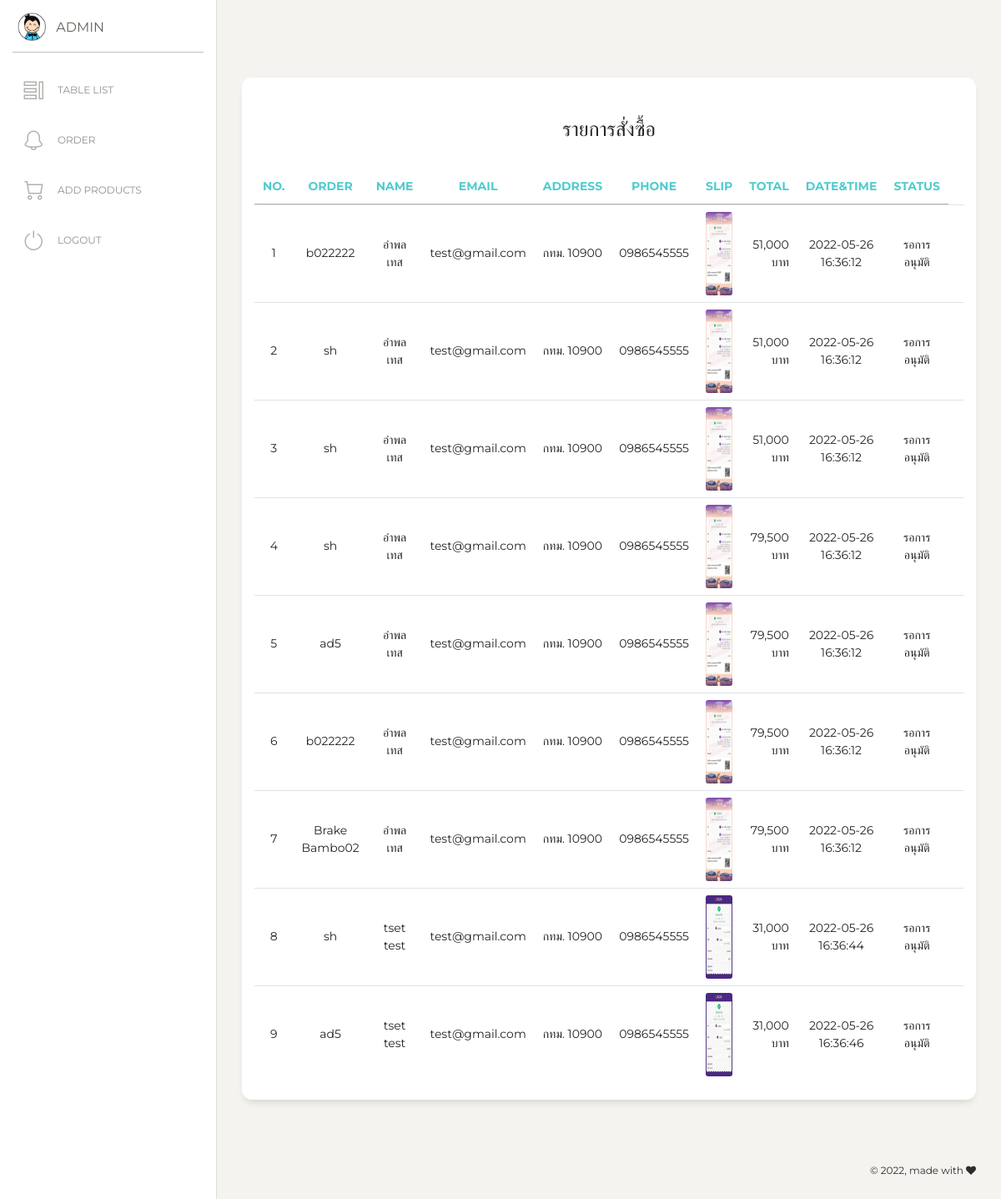
Page /admin?pages=OrderList (signed in) on the committed database.
### tables this page shows
CREATE TABLE `oders` (
  `Number` int(11) NOT NULL,
  `id_user` varchar(100) NOT NULL,
  `Name` varchar(1000) NOT NULL,
  `Oder` varchar(1000) NOT NULL,
  `ImgSlip` varchar(1000) NOT NULL,
  `Status` varchar(1000) NOT NULL,
  `Sum` varchar(1000) NOT NULL,
  `Price` varchar(100) NOT NULL,
  `DateTime` timestamp NOT NULL DEFAULT current_timestamp() ON UPDATE current_timestamp()
);

CREATE TABLE `account` (
  `No` int(11) NOT NULL,
  `Password` varchar(100) NOT NULL,
  `Type` varchar(100) NOT NULL,
  `Email` varchar(100) NOT NULL,
  `Address` varchar(1000) NOT NULL,
  `Phone` varchar(100) NOT NULL
);

### admin/pages/OrderList.php (the view)
<div class="content">
    <div class="row">
        <div class="col-md-12">
            <div class="card">
                <div class="card-header">
                    <h4 class="text-center"> รายการสั่งซื้อ </h4>
                </div>
                <div class="card-body">
                    <div class="table-responsive">
                        <table class="table text-center" id="product-list">
                            <thead class="text-primary">
                                <th class="text-center">
                                    NO.
                                </th>
                                <th class="text-center">
                                    Order
                                </th>
                                <th class="text-center">
                                    Name
                                </th>
                                <th class="text-center">
                                    Email
                                </th>
                                <th class="text-center">
                                    Address
                                </th>
                                <th class="text-center">
                                    Phone
                                </th>
                                <th class="text-center">
                                    Slip
                                </th>
                                <th class="text-right">
                                    Total
                                </th>
                                <th class="text-right">
                                    Date&Time
                                </th>
                                <th class="text-center">
                                    Status
                                </th>
                            </thead>
                            <tbody>
                                <?php
                                $queryOrderList = "SELECT `Number`, Oder, `Name`, Email, `Address`, Phone, ImgSlip, `Sum`, `DateTime`, `Status`
                                                   FROM oders as o
                                                   INNER JOIN account as a
                                                   ON o.id_user = a.No";
                                $resultOrderList = $conn->query($queryOrderList);
                                while ($rowOrderList = $resultOrderList->fetch_assoc()) {
                                ?>
                                <tr class="text-center">
                                        <td><?php echo $rowOrderList["Number"]; ?></td>
                                        <td><?php echo $rowOrderList["Oder"]; ?></td>
                                        <td><?php echo $rowOrderList["Name"]; ?></td>
                                        <td><?php echo $rowOrderList["Email"]; ?></td>
                                        <td><?php echo $rowOrderList["Address"]; ?></td>
                                        <td><?php echo $rowOrderList["Phone"]; ?></td>
                                        <td> <img src="../<?php echo $rowOrderList["ImgSlip"]; ?>" width="100" height="100" alt="Slip"> </td>
                                        <td class="text-right"><?php echo number_format($rowOrderList["Sum"]); ?> บาท</td>
                                        <td><?php echo $rowOrderList["DateTime"]; ?></td>
                                        <td><?php echo $rowOrderList["Status"]; ?></td>
                                        <td>
                                        </td>
                                    </tr>
                                <?php } ?>
                            </tbody>
                        </table>
                    </div>
                </div>
            </div>
        </div>
    </div>
</div>

### admin/index.php (shortened to what this page needs)
<?php
require("../http/client.php");
?>
<!DOCTYPE html>
<html lang="en"></html>
<head>
    <?php include 'components/Head.php'; ?>
</head>
<body class="">
    <div class="wrapper ">
        <?php
        include 'components/Sidebar.php';
        ?>
        <div class="main-panel">
            <?php
            $pages = isset($_GET["pages"]) ? $_GET["pages"] : '';
            switch ($pages) {
                case 'OrderList':
                    include 'pages/OrderList.php';
                    break;
            }
            ?>
        <?php
        include 'components/Footer.php';
        ?>
        </div>
    </div>
</html>

### admin/components/Head.php (shortened to what this page needs)
<link href="https://maxcdn.bootstrapcdn.com/font-awesome/latest/css/font-awesome.min.css" rel="stylesheet">
<link href="../Template/admin/assets/css/bootstrap.min.css" rel="stylesheet" />
<link href="../Template/admin/assets/css/paper-dashboard.css?v=2.0.1" rel="stylesheet" />
<link href="../Template/admin/assets/demo/demo.css" rel="stylesheet" />
<link rel="stylesheet" href="https://cdn.datatables.net/1.12.0/css/jquery.dataTables.min.css">

### admin/components/Sidebar.php
<div class="sidebar" data-color="white" data-active-color="danger">
    <div class="logo">
        <a href="#" class="simple-text logo-mini">
            <div class="logo-image-small">
                <img src="../Template/admin/assets/img/logo-small.png">
            </div>
        </a>
        <a href="" class="simple-text logo-normal">
            ADMIN
        </a>
    </div>
    <div class="sidebar-wrapper">
        <ul class="nav">
            <li>
                <a href="?pages=Product_List">
                    <i class="nc-icon nc-tile-56"></i>
                    <p>Table List</p>
                </a>
            </li>
            <li>
                <a href="?pages=OrderList">
                    <i class="nc-icon nc-bell-55"></i>
                    <p>Order</p>
                </a>
            </li>
            <li>
                <a href="?pages=Add_Product">
                <i class="nc-icon nc-cart-simple"></i>
                    <p>Add Products</p>
                </a>
            </li>
            <li>
                <a href="../?pages=Logout">
                <i class="nc-icon nc-button-power"></i>
                    <p>Logout</p>
                </a>
            </li>
        </ul>
    </div>
</div>

### admin/components/Footer.php (shortened to what this page needs)
<footer class="footer footer-black  footer-white">
    <div class="container-fluid">
        <div class="row">
            <nav class="footer-nav">
                <ul>
                    <li><a href="https://www.creative-tim.com" target="_blank"></a></li>
                    <li><a href="https://www.creative-tim.com/blog" target="_blank"></a></li>
                    <li><a href="https://www.creative-tim.com/license" target="_blank"></a></li>
                </ul>
            </nav>
            <div class="credits ml-auto">
                <span class="copyright">
                    © , made with <i class="fa fa-heart heart"></i>
                </span>
            </div>
        </div>
    </div>
</footer>

### rows in the picture
oders: Number "1", Oder "b022222", Name "อำพล เทส", id_user.Email "test@gmail.com", id_user.Address "กทม. 10900", id_user.Phone "0986545555", ImgSlip (picture), Sum "51,000", DateTime "2022-05-26 16:36:12", Status "รอการอนุมัติ"
oders: Number "2", Oder "sh", Name "อำพล เทส", id_user.Email "test@gmail.com", id_user.Address "กทม. 10900", id_user.Phone "0986545555", ImgSlip (picture), Sum "51,000", DateTime "2022-05-26 16:36:12", Status "รอการอนุมัติ"
oders: Number "3", Oder "sh", Name "อำพล เทส", id_user.Email "test@gmail.com", id_user.Address "กทม. 10900", id_user.Phone "0986545555", ImgSlip (picture), Sum "51,000", DateTime "2022-05-26 16:36:12", Status "รอการอนุมัติ"
oders: Number "4", Oder "sh", Name "อำพล เทส", id_user.Email "test@gmail.com", id_user.Address "กทม. 10900", id_user.Phone "0986545555", ImgSlip (picture), Sum "79,500", DateTime "2022-05-26 16:36:12", Status "รอการอนุมัติ"
oders: Number "5", Oder "ad5", Name "อำพล เทส", id_user.Email "test@gmail.com", id_user.Address "กทม. 10900", id_user.Phone "0986545555", ImgSlip (picture), Sum "79,500", DateTime "2022-05-26 16:36:12", Status "รอการอนุมัติ"
oders: Number "6", Oder "b022222", Name "อำพล เทส", id_user.Email "test@gmail.com", id_user.Address "กทม. 10900", id_user.Phone "0986545555", ImgSlip (picture), Sum "79,500", DateTime "2022-05-26 16:36:12", Status "รอการอนุมัติ"
oders: Number "7", Oder "Brake Bambo02", Name "อำพล เทส", id_user.Email "test@gmail.com", id_user.Address "กทม. 10900", id_user.Phone "0986545555", ImgSlip (picture), Sum "79,500", DateTime "2022-05-26 16:36:12", Status "รอการอนุมัติ"
oders: Number "8", Oder "sh", Name "tset test", id_user.Email "test@gmail.com", id_user.Address "กทม. 10900", id_user.Phone "0986545555", ImgSlip (picture), Sum "31,000", DateTime "2022-05-26 16:36:44", Status "รอการอนุมัติ"
oders: Number "9", Oder "ad5", Name "tset test", id_user.Email "test@gmail.com", id_user.Address "กทม. 10900", id_user.Phone "0986545555", ImgSlip (picture), Sum "31,000", DateTime "2022-05-26 16:36:46", Status "รอการอนุมัติ"
